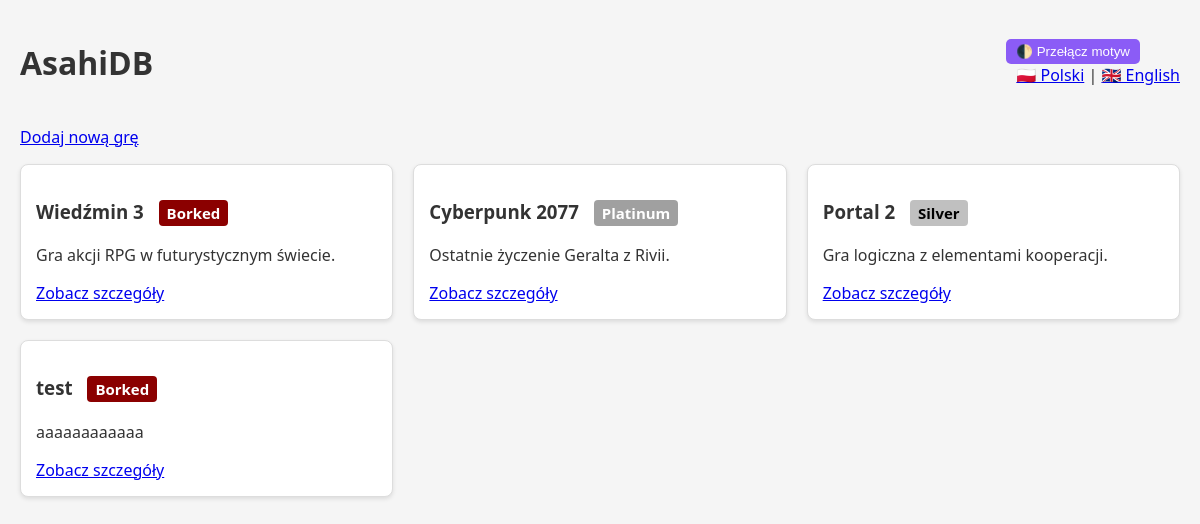
The page / on the database its author committed.
### tables this page shows
CREATE TABLE games (
        id INTEGER PRIMARY KEY AUTOINCREMENT,
        title TEXT NOT NULL,
        description TEXT,
        badge TEXT CHECK(badge IN ('Platinum', 'Gold', 'Silver', 'Bronze', 'Borked')),
        created_at TIMESTAMP DEFAULT CURRENT_TIMESTAMP
    );

CREATE TABLE translations (
    id INTEGER PRIMARY KEY AUTOINCREMENT,
    game_id INTEGER NOT NULL,
    lang TEXT NOT NULL,  -- np. 'pl', 'en'
    title TEXT NOT NULL,
    FOREIGN KEY (game_id) REFERENCES games(id),
    UNIQUE(game_id, lang)  -- Unikalne tłumaczenie dla każdego języka
);

### db.php (called while the page is built, shortened)
<?php
function getTranslation($pdo, $gameId, $lang = 'pl') {
    $stmt = $pdo->prepare("SELECT title FROM translations WHERE game_id = ? AND lang = ?");
    $stmt->execute([$gameId, $lang]);
    $translation = $stmt->fetch();
    return $translation ? $translation['title'] : null;
}
?>

### index.php (the view, shortened to what this page needs)
<?php
include 'db.php';
$currentLang = $_GET['lang'] ?? 'pl';
?>
<!DOCTYPE html>
<html lang="<?php echo $currentLang; ?>" data-theme="light">
<head>
    <link rel="stylesheet" href="style.css">
</head>
<body>
    <header>
        <h1>AsahiDB</h1>
        <div>
            <button class="theme-toggle" onclick="toggleTheme()">🌓 Przełącz motyw</button>
            <div class="lang-switcher">
                <a href="?lang=pl">🇵🇱 Polski</a> |
                <a href="?lang=en">🇬🇧 English</a>
            </div>
        </div>
    </header>
    <a href="add_game.php" class="add-game-btn">Dodaj nową grę</a>
    <ul class="game-list">
        <?php
        $stmt = $pdo->query("SELECT * FROM games");
        while ($game = $stmt->fetch()) {
            $translatedTitle = getTranslation($pdo, $game['id'], $currentLang) ?: $game['title'];
            echo '<li class="game-card">';
            echo "<h3>$translatedTitle <span class='badge {$game['badge']}'>{$game['badge']}</span></h3>";
            echo "<p>{$game['description']}</p>";
            echo "<a href='game.php?id={$game['id']}&lang=$currentLang'>Zobacz szczegóły</a>";
            echo '</li>';
        }
        ?>
    </ul>
</body>
</html>

### style.css (style rules this page uses)
:root { --bg-color: #f5f5f5; --text-color: #333; --card-color: #fff; --border-color: #ddd; --primary-color: #8b5cf6; --secondary-color: #6b7280; }
body { background-color: var(--bg-color); color: var(--text-color); font-family: 'Segoe UI', Tahoma, Geneva, Verdana, sans-serif; margin: 0; padding: 20px; transition: background 0.3s, color 0.3s; }
header { display: flex; justify-content: space-between; align-items: center; margin-bottom: 20px; }
.theme-toggle { background: var(--primary-color); color: white; border: none; padding: 5px 10px; border-radius: 5px; cursor: pointer; }
.lang-switcher { margin-left: 10px; }
.game-list { list-style: none; padding: 0; display: grid; grid-template-columns: repeat(auto-fill, minmax(300px, 1fr)); gap: 20px; }
.game-card { background: var(--card-color); border: 1px solid var(--border-color); border-radius: 8px; padding: 15px; box-shadow: 0 2px 4px rgba(0,0,0,0.1); }
.badge { display: inline-block; padding: 3px 8px; border-radius: 4px; font-size: 0.8em; font-weight: bold; margin-left: 10px; }
.Platinum { background-color: #a0a0a0; color: white; }
.Silver { background-color: #c0c0c0; color: black; }
.Borked { background-color: #8b0000; color: white; }

### rows shown on the page
games: id.title "Wiedźmin 3", badge "Borked", description "Gra akcji RPG w futurystycznym świecie."
games: id.title "Cyberpunk 2077", badge "Platinum", description "Ostatnie życzenie Geralta z Rivii."
games: translatedTitle "Portal 2", badge "Silver", description "Gra logiczna z elementami kooperacji."
games: translatedTitle "test", badge "Borked", description "aaaaaaaaaaaa"
